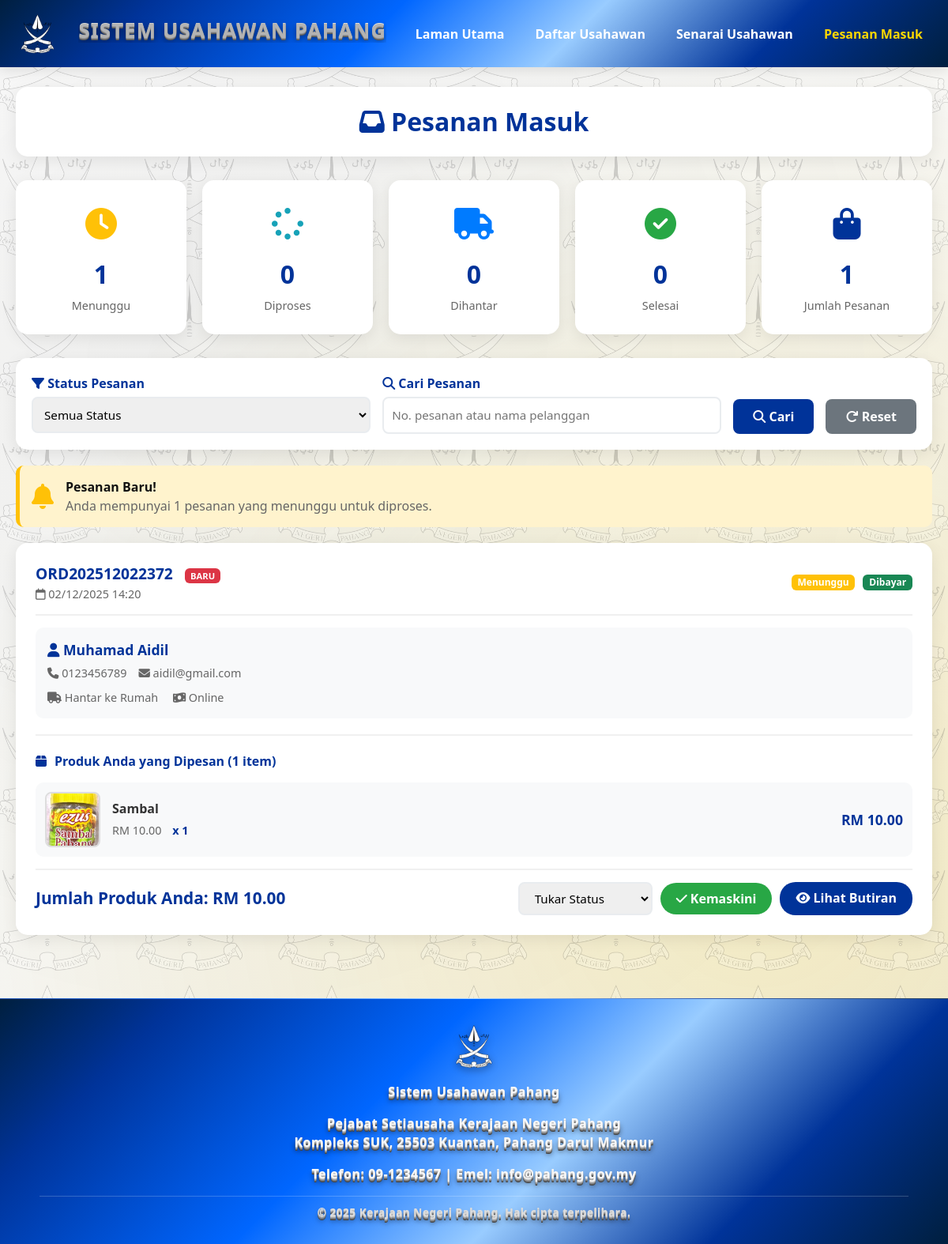
Screenshot of /pesanan_masuk.php (signed in) with the database file from the repository.
### tables this page shows
CREATE TABLE `pesanan` (
  `id` int(11) NOT NULL,
  `usahawan_id` int(11) NOT NULL,
  `no_pesanan` varchar(50) NOT NULL,
  `nama_pelanggan` varchar(255) NOT NULL,
  `no_telefon` varchar(20) NOT NULL,
  `alamat` text NOT NULL,
  `nota` text DEFAULT NULL,
  `cara_hantar` varchar(20) NOT NULL,
  `cara_bayar` varchar(20) NOT NULL,
  `jumlah_bayaran` decimal(10,2) NOT NULL,
  `status_pesanan` varchar(20) DEFAULT 'pending',
  `status_bayaran` varchar(20) DEFAULT 'pending',
  `stripe_session_id` varchar(255) DEFAULT NULL,
  `tarikh_pesanan` datetime DEFAULT current_timestamp(),
  `tarikh_diproses` datetime DEFAULT NULL,
  `tarikh_dihantar` datetime DEFAULT NULL,
  `tarikh_selesai` datetime DEFAULT NULL,
  `tarikh_dibatalkan` datetime DEFAULT NULL,
  `sebab_batal` text DEFAULT NULL,
  `nota_pesanan` text DEFAULT NULL,
  `tarikh_kemaskini` datetime DEFAULT current_timestamp() ON UPDATE current_timestamp()
);

CREATE TABLE `usahawan` (
  `id` int(11) NOT NULL,
  `nama` varchar(255) NOT NULL,
  `ic` varchar(20) NOT NULL,
  `perniagaan` varchar(255) NOT NULL,
  `jenis` varchar(100) NOT NULL,
  `alamat` text DEFAULT NULL,
  `telefon` varchar(20) NOT NULL,
  `email` varchar(255) DEFAULT NULL,
  `password` varchar(250) NOT NULL,
  `tarikh_daftar` timestamp NOT NULL DEFAULT current_timestamp(),
  `avatar` varchar(255) DEFAULT NULL,
  `status` varchar(250) NOT NULL
);

CREATE TABLE `pesanan_item` (
  `id` int(11) NOT NULL,
  `pesanan_id` int(11) NOT NULL,
  `produk_id` int(11) NOT NULL,
  `nama_produk` varchar(255) NOT NULL,
  `gambar_url` varchar(255) DEFAULT NULL,
  `harga` decimal(10,2) NOT NULL,
  `kuantiti` int(11) NOT NULL,
  `subtotal` decimal(10,2) NOT NULL
);

CREATE TABLE `produk` (
  `id` int(11) NOT NULL,
  `nama` varchar(160) NOT NULL,
  `harga` decimal(10,2) NOT NULL DEFAULT 0.00,
  `deskripsi` text DEFAULT NULL,
  `gambar_url` varchar(255) DEFAULT NULL,
  `lokasi` varchar(80) DEFAULT NULL,
  `stok` int(11) NOT NULL DEFAULT 0,
  `kategori_id` int(11) DEFAULT NULL,
  `usahawan_id` int(11) DEFAULT NULL
);

### pesanan_masuk.php (the view, shortened to what this page needs)
<?php
include "connection.php";
$usahawan_id = $_SESSION['usahawan_id'];
$filter_status = isset($_GET['status']) ? $_GET['status'] : 'all';
$search = isset($_GET['search']) ? $_GET['search'] : '';
$sql = "SELECT p.*, u.nama, u.telefon, u.email,
        COUNT(DISTINCT pi.id) as jumlah_item,
        SUM(pi.kuantiti) as jumlah_produk
        FROM pesanan p
        INNER JOIN pesanan_item pi ON p.id = pi.pesanan_id
        INNER JOIN produk pr ON pi.produk_id = pr.id
        INNER JOIN usahawan u ON p.usahawan_id = u.id
        WHERE pr.usahawan_id = ?";
$sql .= " GROUP BY p.id ORDER BY p.tarikh_pesanan DESC";
$stmt = $conn->prepare($sql);
if ($filter_status != 'all' && !empty($search)) {
    $search_param = "%$search%";
    $stmt->bind_param("isss", $usahawan_id, $filter_status, $search_param, $search_param);
} elseif ($filter_status != 'all') {
    $stmt->bind_param("is", $usahawan_id, $filter_status);
} elseif (!empty($search)) {
    $search_param = "%$search%";
    $stmt->bind_param("iss", $usahawan_id, $search_param, $search_param);
} else {
    $stmt->bind_param("i", $usahawan_id);
}
$stmt->execute();
$result = $stmt->get_result();
$orders = [];
while($row = $result->fetch_assoc()) {
    $orders[] = $row;
}
$stats_sql = "SELECT
    COUNT(DISTINCT CASE WHEN p.status_pesanan = 'pending' THEN p.id END) as pending,
    COUNT(DISTINCT CASE WHEN p.status_pesanan = 'processing' THEN p.id END) as processing,
    COUNT(DISTINCT CASE WHEN p.status_pesanan = 'shipped' THEN p.id END) as shipped,
    COUNT(DISTINCT CASE WHEN p.status_pesanan = 'delivered' THEN p.id END) as delivered,
    COUNT(DISTINCT p.id) as total
    FROM pesanan p
    INNER JOIN pesanan_item pi ON p.id = pi.pesanan_id
    INNER JOIN produk pr ON pi.produk_id = pr.id
    WHERE pr.usahawan_id = ?";
$stmt_stats = $conn->prepare($stats_sql);
$stmt_stats->bind_param("i", $usahawan_id);
$stmt_stats->execute();
$stats = $stmt_stats->get_result()->fetch_assoc();
function translateStatus($status) {
    $translations = [
        'pending' => 'Menunggu',
        'processing' => 'Diproses',
        'shipped' => 'Dihantar',
        'delivered' => 'Selesai',
        'cancelled' => 'Dibatalkan',
        'paid' => 'Dibayar',
        'failed' => 'Gagal'
    ];
    return isset($translations[$status]) ? $translations[$status] : $status;
}
function getStatusClass($status) {
    $classes = [
        'pending' => 'warning',
        'processing' => 'info',
        'shipped' => 'primary',
        'delivered' => 'success',
        'cancelled' => 'danger',
        'paid' => 'success',
        'failed' => 'danger'
    ];
    return isset($classes[$status]) ? $classes[$status] : 'secondary';
}
function getOrderProducts($conn, $pesanan_id, $usahawan_id) {
    $sql = "SELECT pi.*, pr.nama, pr.gambar_url, pr.harga
            FROM pesanan_item pi
            INNER JOIN produk pr ON pi.produk_id = pr.id
            WHERE pi.pesanan_id = ? AND pr.usahawan_id = ?
            ORDER BY pi.id ASC";
    $stmt = $conn->prepare($sql);
    $stmt->bind_param("ii", $pesanan_id, $usahawan_id);
    $stmt->execute();
    $result = $stmt->get_result();
    $products = [];
    while($row = $result->fetch_assoc()) {
        $products[] = $row;
    }
    return $products;
}
?>
<!DOCTYPE html>
<html lang="ms">
<head>
<link href="https://cdn.jsdelivr.net/npm/bootstrap@5.3.3/dist/css/bootstrap.min.css" rel="stylesheet">
<link rel="stylesheet" href="https://cdnjs.cloudflare.com/ajax/libs/font-awesome/6.4.0/css/all.min.css">
</head>
<body>
<header>
  <img src="assets/img/jatapahang.png" alt="Jata Negeri Pahang" class="jata">
  <h1 class="title">Sistem Usahawan Pahang</h1>
  <nav id="navMenu">
    <a href="index.php"><strong>Laman Utama</strong></a>
    <a href="daftar.php"><strong>Daftar Usahawan</strong></a>
    <a href="senarai.php"><strong>Senarai Usahawan</strong></a>
    <a href="pesanan_masuk.php" class="active"><strong>Pesanan Masuk</strong></a>
  </nav>
</header>
<div class="container">
    <div class="page-header">
        <h2><i class="fas fa-inbox"></i> Pesanan Masuk</h2>
    </div>
    <div class="stats-container">
        <div class="stat-card">
            <div class="stat-icon pending"><i class="fas fa-clock"></i></div>
            <div class="stat-number"><?= $stats['pending'] ?></div>
            <div class="stat-label">Menunggu</div>
        </div>
        <div class="stat-card">
            <div class="stat-icon processing"><i class="fas fa-spinner"></i></div>
            <div class="stat-number"><?= $stats['processing'] ?></div>
            <div class="stat-label">Diproses</div>
        </div>
        <div class="stat-card">
            <div class="stat-icon shipped"><i class="fas fa-truck"></i></div>
            <div class="stat-number"><?= $stats['shipped'] ?></div>
            <div class="stat-label">Dihantar</div>
        </div>
        <div class="stat-card">
            <div class="stat-icon delivered"><i class="fas fa-check-circle"></i></div>
            <div class="stat-number"><?= $stats['delivered'] ?></div>
            <div class="stat-label">Selesai</div>
        </div>
        <div class="stat-card">
            <div class="stat-icon total"><i class="fas fa-shopping-bag"></i></div>
            <div class="stat-number"><?= $stats['total'] ?></div>
            <div class="stat-label">Jumlah Pesanan</div>
        </div>
    </div>
    <div class="filters-section">
        <form method="GET" action="">
            <div class="filters-row">
                <div class="filter-group">
                    <label><i class="fas fa-filter"></i> Status Pesanan</label>
                    <select name="status" class="status-select">
                        <option value="all" <?= $filter_status == 'all' ? 'selected' : '' ?>>Semua Status</option>
                    </select>
                </div>
                <div class="filter-group">
                    <label><i class="fas fa-search"></i> Cari Pesanan</label>
                    <input type="text" name="search" placeholder="No. pesanan atau nama pelanggan" value="<?= htmlspecialchars($search) ?>">
                </div>
                <button type="submit" class="filter-btn">
                    <i class="fas fa-search"></i> Cari
                </button>
                <a href="pesanan_masuk.php" class="reset-btn">
                    <i class="fas fa-redo"></i> Reset
                </a>
            </div>
        </form>
    </div>
    <?php if($stats['pending'] > 0): ?>
    <div class="alert-new-order">
        <i class="fas fa-bell"></i>
        <div>
            <strong>Pesanan Baru!</strong>
            <p style="margin: 0; color: #666;">Anda mempunyai <?= $stats['pending'] ?> pesanan yang menunggu untuk diproses.</p>
        </div>
    </div>
    <?php endif; ?>
    <?php if (empty($orders)): ?>
        <div class="empty-state">
            <i class="fas fa-inbox"></i>
            <h3>Tiada Pesanan</h3>
            <p>Tiada pesanan dijumpai dengan kriteria carian anda.</p>
        </div>
    <?php else: ?>
        <?php foreach($orders as $order): ?>
        <?php $products = getOrderProducts($conn, $order['id'], $usahawan_id); ?>
        <div class="order-card">
            <div class="order-header">
                <div>
                    <div class="order-number">
                        <?= htmlspecialchars($order['no_pesanan']) ?>
                        <?php if($order['status_pesanan'] == 'pending'): ?>
                        <span class="badge bg-danger" style="font-size: 0.7rem; margin-left: 10px;">BARU</span>
                        <?php endif; ?>
                    </div>
                    <div class="order-date">
                        <i class="far fa-calendar"></i>
                        <?= date('d/m/Y H:i', strtotime($order['tarikh_pesanan'])) ?>
                    </div>
                </div>
                <div class="order-badges">
                    <span class="badge bg-<?= getStatusClass($order['status_pesanan']) ?>">
                        <?= translateStatus($order['status_pesanan']) ?>
                    </span>
                    <span class="badge bg-<?= getStatusClass($order['status_bayaran']) ?>">
                        <?= translateStatus($order['status_bayaran']) ?>
                    </span>
                </div>
            </div>
            <div class="customer-info">
                <div class="customer-name">
                    <i class="fas fa-user"></i> <?= htmlspecialchars($order['nama']) ?>
                </div>
                <div class="customer-contact">
                    <span><i class="fas fa-phone"></i> <?= htmlspecialchars($order['no_telefon']) ?></span>
                    <span><i class="fas fa-envelope"></i> <?= htmlspecialchars($order['email']) ?></span>
                </div>
                <div style="margin-top: 10px; color: #666; font-size: 0.9rem;">
                    <span style="margin-right: 15px;">
                        <i class="fas fa-<?= $order['cara_hantar'] == 'delivery' ? 'truck' : 'map-marker-alt' ?>"></i>
                        <?= $order['cara_hantar'] == 'delivery' ? 'Hantar ke Rumah' : 'Pickup di Dropspot' ?>
                    </span>
                    <span>
                        <i class="fas fa-money-bill-wave"></i>
                        <?= $order['cara_bayar'] == 'online' ? 'Online' : 'COD' ?>
                    </span>
                </div>
            </div>
            <div class="products-section">
                <div class="products-title">
                    <i class="fas fa-box"></i>
                    <span>Produk Anda yang Dipesan (<?= count($products) ?> item)</span>
                </div>
                <?php
                $order_total = 0;
                foreach($products as $product):
                    $order_total += $product['subtotal'];
                ?>
                <div class="product-item">
                    <img src="<?= htmlspecialchars('uploads/' . $product['gambar_url']) ?>"
                         alt="<?= htmlspecialchars($product['nama_produk']) ?>"
                         class="product-image"
                         onerror="this.src='assets/img/no-image.png'">
                    <div class="product-details">
                        <div class="product-name"><?= htmlspecialchars($product['nama_produk']) ?></div>
                        <div class="product-price">
                            RM <?= number_format($product['harga'], 2) ?>
                            <span class="product-quantity">x <?= $product['kuantiti'] ?></span>
                        </div>
                    </div>
                    <div class="product-subtotal">
                        RM <?= number_format($product['subtotal'], 2) ?>
                    </div>
                </div>
                <?php endforeach; ?>
            </div>
            <div class="order-footer">
                <div class="total-amount">
                    Jumlah Produk Anda: RM <?= number_format($order_total, 2) ?>
                </div>
                <div class="action-buttons">
                    <?php if($order['status_pesanan'] != 'delivered' && $order['status_pesanan'] != 'cancelled'): ?>
                    <form method="POST" class="status-update-form" onsubmit="return confirm('Adakah anda pasti untuk mengemaskini status pesanan ini?');">
                        <select name="new_status" class="status-select" required>
                            <option value="">Tukar Status</option>
                        </select>
                        <button type="submit" name="update_status" class="btn-update">
                            <i class="fas fa-check"></i> Kemaskini
                        </button>
                    </form>
                    <?php endif; ?>
                    <a href="detail_pesanan_masuk.php?order_id=<?= $order['id'] ?>" class="btn-view">
                        <i class="fas fa-eye"></i> Lihat Butiran
                    </a>
                </div>
            </div>
        </div>
        <?php endforeach; ?>
    <?php endif; ?>
</div>
<footer>
  <div class="footer-content">
    <img src="assets/img/jatapahang.png" alt="Jata Negeri Pahang">
    <p><strong>Sistem Usahawan Pahang</strong></p>
    <p>Pejabat Setiausaha Kerajaan Negeri Pahang<br>
    Kompleks SUK, 25503 Kuantan, Pahang Darul Makmur</p>
    <p>Telefon: 09-1234567 | Emel: info@pahang.gov.my</p>
    <div class="copyright">
      © <?= date("Y") ?> Kerajaan Negeri Pahang. Hak cipta terpelihara.
    </div>
  </div>
</footer>
</body>
</html>

### rows the page displays
pesanan: no_pesanan "ORD202512022372", shows "BARU", tarikh_pesanan "02/12/2025 14:20", usahawan.nama "Muhamad Aidil", no_telefon "0123456789", usahawan.email "aidil@gmail.com", cara_hantar "Hantar ke Rumah", cara_bayar "Online", count($products) "1", order_total "10.00"
pesanan_item: produk.gambar_url (picture), nama_produk "Sambal", produk.harga "10.00", kuantiti "1", subtotal "10.00"

### other values shown
$stats['pending'] "1"
$stats['processing'] "0"
$stats['shipped'] "0"
$stats['delivered'] "0"
$stats['total'] "1"
